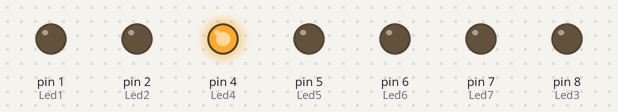
A sketch run on a simulated Arduino Uno, built with avr-gcc and run on an emulated ATmega328P. On the bench: output pins drawn as LEDs (lit = HIGH). Random numbers use the default seed unless the sketch sets one.

Above: at 1.79 s.
At 3.4 s:
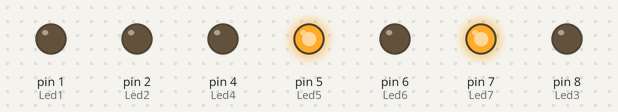
At 6.3 s:
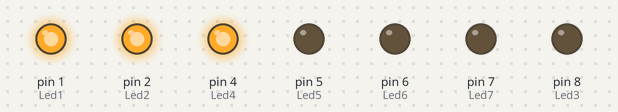
At 9.8 s:
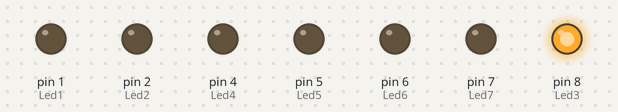
At 21.8 s:
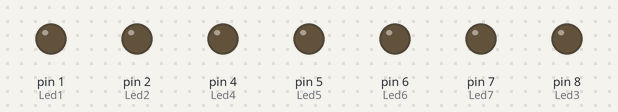
At 28.5 s:
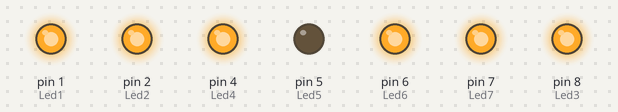
Timing chart, 0 to 40.0 s (numbered marks = the images above):
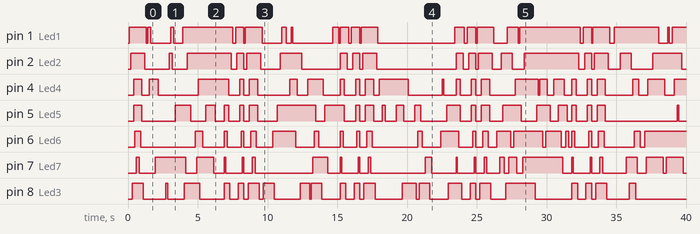

Measured:
- by itself, pin 1 (Led1): LOW → HIGH at 0.10 s, → LOW 1.2 s later, → HIGH 0.10 s later, → LOW 0.22 s later, … (43 changes in this stretch)
- by itself, pin 2 (Led2): LOW → HIGH at 0.20 s, → LOW 1.0 s later, → HIGH 1.7 s later, → LOW 0.22 s later, … (36 changes in this stretch)
- by itself, pin 4 (Led4): LOW → HIGH at 0.40 s, → LOW 0.60 s later, → HIGH 0.51 s later, → LOW 0.66 s later, … (47 changes in this stretch)
- by itself, pin 5 (Led5): LOW → HIGH at 0.40 s, → LOW 0.60 s later, → HIGH 2.4 s later, → LOW 1.1 s later, … (46 changes in this stretch)
- by itself, pin 6 (Led6): LOW → HIGH at 0.50 s, → LOW 0.40 s later, → HIGH 3.9 s later, → LOW 0.55 s later, … (45 changes in this stretch)
- by itself, pin 7 (Led7): LOW → HIGH at 0.60 s, → LOW 0.20 s later, → HIGH 1.2 s later, → LOW 2.2 s later, … (46 changes in this stretch)
- by itself, pin 8 (Led3): LOW → HIGH at 0.30 s, → LOW 0.80 s later, → HIGH 1.6 s later, → LOW 0.11 s later, … (44 changes in this stretch)

The sketch:

Ian.ino
```cpp
int Led7=7;
int Led6=6;
int Led5=5;
int Led4=4;
int Led3=8;
int Led2=2;
int Led1=1;
int Dom=1;
int butt=0;

void setup() {
    pinMode(Led7, OUTPUT);
    pinMode(Led6, OUTPUT);
    pinMode(Led5, OUTPUT);
    pinMode(Led4, OUTPUT);
    pinMode(Led3, OUTPUT);
    pinMode(Led2, OUTPUT);
    pinMode(Led1, OUTPUT);
    pinMode(butt, INPUT_PULLUP);
    randomSeed(analogRead(A0) + analogRead(A1));

}

void loop() {

    Up();
    Down();

    digitalWrite(Led7, LOW);
    digitalWrite(Led6, LOW);
    digitalWrite(Led5, LOW);
    digitalWrite(Led4, LOW);
    digitalWrite(Led3, LOW);
    digitalWrite(Led2, LOW);
    digitalWrite(Led1, LOW);
    for (int i = 0; i < 50; i++) {
        Random();
        delay(100);

    }

    Down();
    Up();
}
void Up() /*This program flashes the lights in an upword pattern */ {
    digitalWrite(Led7, LOW);
    digitalWrite(Led6, LOW);
    digitalWrite(Led5, LOW);
    digitalWrite(Led4, LOW);
    digitalWrite(Led3, LOW);
    digitalWrite(Led2, LOW);
    digitalWrite(Led1, LOW);
    delay(100);
    digitalWrite(Led7, LOW);
    digitalWrite(Led6, LOW);
    digitalWrite(Led5, LOW);
    digitalWrite(Led4, LOW);
    digitalWrite(Led3, LOW);
    digitalWrite(Led2, LOW);
    digitalWrite(Led1, HIGH);
    delay(100);
    digitalWrite(Led7, LOW);
    digitalWrite(Led6, LOW);
    digitalWrite(Led5, LOW);
    digitalWrite(Led4, LOW);
    digitalWrite(Led3, LOW);
    digitalWrite(Led2, HIGH);
    digitalWrite(Led1, HIGH);
    delay(100);
    digitalWrite(Led7, LOW);
    digitalWrite(Led6, LOW);
    digitalWrite(Led5, LOW);
    digitalWrite(Led4, LOW);
    digitalWrite(Led3, HIGH);
    digitalWrite(Led2, HIGH);
    digitalWrite(Led1, HIGH);
    delay(100);
    digitalWrite(Led7, LOW);
    digitalWrite(Led6, LOW);
    digitalWrite(Led5, HIGH);
    digitalWrite(Led4, HIGH);
    digitalWrite(Led3, HIGH);
    digitalWrite(Led2, HIGH);
    digitalWrite(Led1, HIGH);
    delay(100);
    digitalWrite(Led7, LOW);
    digitalWrite(Led6, HIGH);
    digitalWrite(Led5, HIGH);
    digitalWrite(Led4, HIGH);
    digitalWrite(Led3, HIGH);
    digitalWrite(Led2, HIGH);
    digitalWrite(Led1, HIGH);
    delay(100);
    digitalWrite(Led7, HIGH);
    digitalWrite(Led6, HIGH);
    digitalWrite(Led5, HIGH);
    digitalWrite(Led4, HIGH);
    digitalWrite(Led3, HIGH);
    digitalWrite(Led2, HIGH);
    digitalWrite(Led1, HIGH);
    delay(100);
}
void Down() /*This program flashes the lights in a downword pattern */ {
    digitalWrite(Led7, HIGH);
    digitalWrite(Led6, HIGH);
    digitalWrite(Led5, HIGH);
    digitalWrite(Led4, HIGH);
    digitalWrite(Led3, HIGH);
    digitalWrite(Led2, HIGH);
    digitalWrite(Led1, HIGH);
    delay(100);
    digitalWrite(Led7, LOW);
    digitalWrite(Led6, HIGH);
    digitalWrite(Led5, HIGH);
    digitalWrite(Led4, HIGH);
    digitalWrite(Led3, HIGH);
    digitalWrite(Led2, HIGH);
    digitalWrite(Led1, HIGH);
    delay(100);
    digitalWrite(Led7, LOW);
    digitalWrite(Led6, LOW);
    digitalWrite(Led5, HIGH);
    digitalWrite(Led4, HIGH);
    digitalWrite(Led3, HIGH);
    digitalWrite(Led2, HIGH);
    digitalWrite(Led1, HIGH);
    delay(100);
    digitalWrite(Led7, LOW);
    digitalWrite(Led6, LOW);
    digitalWrite(Led5, LOW);
    digitalWrite(Led4, LOW);
    digitalWrite(Led3, HIGH);
    digitalWrite(Led2, HIGH);
    digitalWrite(Led1, HIGH);
    delay(100);
    digitalWrite(Led7, LOW);
    digitalWrite(Led6, LOW);
    digitalWrite(Led5, LOW);
    digitalWrite(Led4, LOW);
    digitalWrite(Led3, LOW);
    digitalWrite(Led2, HIGH);
    digitalWrite(Led1, HIGH);
    delay(100);
    digitalWrite(Led7, LOW);
    digitalWrite(Led6, LOW);
    digitalWrite(Led5, LOW);
    digitalWrite(Led4, LOW);
    digitalWrite(Led3, LOW);
    digitalWrite(Led2, LOW);
    digitalWrite(Led1, HIGH);
    delay(100);
    digitalWrite(Led7, LOW);
    digitalWrite(Led6, LOW);
    digitalWrite(Led5, LOW);
    digitalWrite(Led4, LOW);
    digitalWrite(Led3, LOW);
    digitalWrite(Led2, LOW);
    digitalWrite(Led1, LOW);
    delay(100);
}
void Random() {
    Dom = random(1, 15);
    //reads Doms random number to create a rondom light show
    if (Dom==1) {
        digitalWrite(Led1, HIGH);
        delay(10);
    }
    else if (Dom==2) {
        digitalWrite(Led1, LOW);
        delay(10);
    }
    else if (Dom==3) {
        digitalWrite(Led2, HIGH);
        delay(10);
    }
    else if (Dom==4) {
        digitalWrite(Led2, LOW);
        delay(10);
    }
    else if (Dom==5) {
        digitalWrite(Led3, HIGH);
        delay(10);
    }
    else if (Dom==6) {
        digitalWrite(Led3, LOW);
        delay(10);
    }
    else if (Dom==7) {
        digitalWrite(Led4, HIGH);
        delay(10);
    }
    else if (Dom==8) {
        digitalWrite(Led4, LOW);
        delay(10);
    }
    else if (Dom==9) {
        digitalWrite(Led5, HIGH);
        delay(10);
    }
    else if (Dom==10) {
        digitalWrite(Led5, LOW);
        delay(10);
    }
    else if (Dom==11) {
        digitalWrite(Led6, HIGH);
        delay(10);
    }
    else if (Dom==12) {
        digitalWrite(Led6, LOW);
        delay(10);
    }
    else if (Dom==13) {
        digitalWrite(Led7, HIGH);
        delay(10);
    }
    else if (Dom==14) {
        digitalWrite(Led7, LOW);
        delay(10);
    }
}
```
